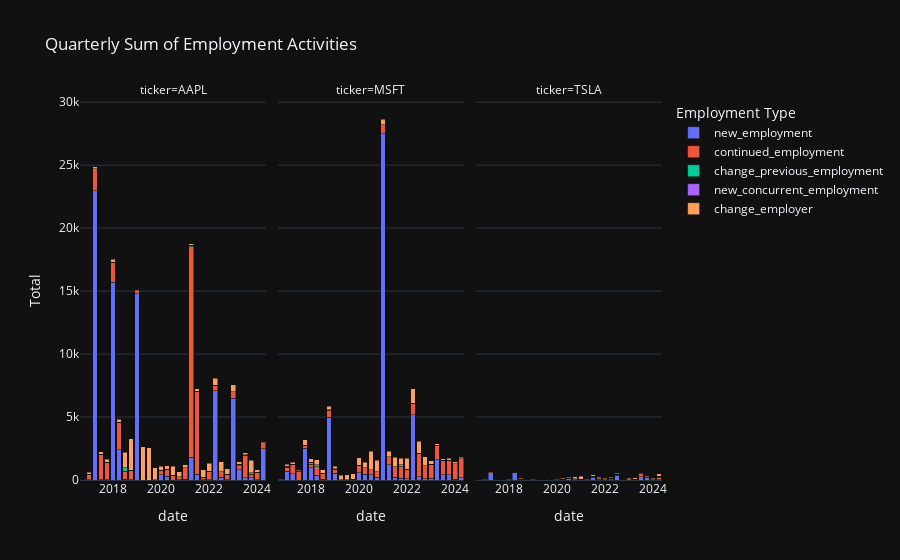

Here is the notebook cell this chart was saved with:
### Code cell
# Group by ticker and resample quarterly, summing up the specified columns
import pandas as pd

df_resampled = df_visa.groupby('ticker').resample('Q', level='date').agg({
    'new_employment': 'sum',
    'continued_employment': 'sum',
    'change_previous_employment': 'sum',
    'new_concurrent_employment': 'sum',
    'change_employer': 'sum'
}).reset_index()

df_resampled = df_resampled[df_resampled['date'] >= pd.Timestamp('2016-09-01')]


# Reshape the DataFrame from wide to long format for easier plotting with Plotly
df_long = df_resampled.melt(id_vars=['ticker', 'date'], var_name='Employment Type', value_name='Total')

# Create the stacked bar chart
fig = px.bar(df_long, 
             x='date', 
             y='Total', 
             color='Employment Type', 
             barmode='stack',
             facet_col='ticker',  # Use this if you want separate charts for each ticker
             title='Quarterly Sum of Employment Activities')

# Show the plot
fig.show()

### Figure 1 — Plotly figure (JSON) as saved in the notebook; plotly's stock layout.template omitted (floating-point values rounded to 4 significant figures)
{"data": [{"alignmentgroup": "True", "hovertemplate": "Employment Type=new_employment<br>ticker=AAPL<br>date=%{x}<br>Total=%{y}<extra></extra>", "legendgroup": "new_employment", "marker": {"color": "#636efa", "pattern": {"shape": ""}}, "name": "new_employment", "offsetgroup": "new_employment", "orientation": "v", "showlegend": true, "textposition": "auto", "type": "bar", "x": ["2016-09-30T00:00:00", "2016-12-31T00:00:00", "2017-03-31T00:00:00", "2017-06-30T00:00:00", "2017-09-30T00:00:00", "2017-12-31T00:00:00", "2018-03-31T00:00:00", "2018-06-30T00:00:00", "2018-09-30T00:00:00", "2018-12-31T00:00:00", "2019-03-31T00:00:00", "2019-06-30T00:00:00", "2019-09-30T00:00:00", "2019-12-31T00:00:00", "2020-03-31T00:00:00", "2020-06-30T00:00:00", "2020-09-30T00:00:00", "2020-12-31T00:00:00", "2021-03-31T00:00:00", "2021-06-30T00:00:00", "2021-09-30T00:00:00", "2021-12-31T00:00:00", "2022-03-31T00:00:00", "2022-06-30T00:00:00", "2022-09-30T00:00:00", "2022-12-31T00:00:00", "2023-03-31T00:00:00", "2023-06-30T00:00:00", "2023-09-30T00:00:00", "2023-12-31T00:00:00", "2024-03-31T00:00:00"], "xaxis": "x", "y": [10, 22, 22974, 22, 22, 15721, 2383, 68, 6, 14804, 0, 0, 9, 408, 286, 0, 24, 74, 1824, 462, 24, 6, 7070, 235, 22, 6488, 798, 197, 168, 21, 2492], "yaxis": "y"}, {"alignmentgroup": "True", "hovertemplate": "Employment Type=new_employment<br>ticker=MSFT<br>date=%{x}<br>Total=%{y}<extra></extra>", "legendgroup": "new_employment", "marker": {"color": "#636efa", "pattern": {"shape": ""}}, "name": "new_employment", "offsetgroup": "new_employment", "orientation": "v", "showlegend": false, "textposition": "auto", "type": "bar", "x": ["2016-09-30T00:00:00", "2016-12-31T00:00:00", "2017-03-31T00:00:00", "2017-06-30T00:00:00", "2017-09-30T00:00:00", "2017-12-31T00:00:00", "2018-03-31T00:00:00", "2018-06-30T00:00:00", "2018-09-30T00:00:00", "2018-12-31T00:00:00", "2019-03-31T00:00:00", "2019-06-30T00:00:00", "2019-09-30T00:00:00", "2019-12-31T00:00:00", "2020-03-31T00:00:00", "2020-06-30T00:00:00", "2020-09-30T00:00:00", "2020-12-31T00:00:00", "2021-03-31T00:00:00", "2021-06-30T00:00:00", "2021-09-30T00:00:00", "2021-12-31T00:00:00", "2022-03-31T00:00:00", "2022-06-30T00:00:00", "2022-09-30T00:00:00", "2022-12-31T00:00:00", "2023-03-31T00:00:00", "2023-06-30T00:00:00", "2023-09-30T00:00:00", "2023-12-31T00:00:00", "2024-03-31T00:00:00"], "xaxis": "x2", "y": [18, 682, 511, 0, 2508, 957, 372, 53, 4965, 542, 0, 0, 0, 568, 454, 399, 233, 27503, 1229, 205, 135, 89, 5188, 260, 101, 126, 1627, 437, 437, 54, 180], "yaxis": "y2"}, {"alignmentgroup": "True", "hovertemplate": "Employment Type=new_employment<br>ticker=TSLA<br>date=%{x}<br>Total=%{y}<extra></extra>", "legendgroup": "new_employment", "marker": {"color": "#636efa", "pattern": {"shape": ""}}, "name": "new_employment", "offsetgroup": "new_employment", "orientation": "v", "showlegend": false, "textposition": "auto", "type": "bar", "x": ["2016-09-30T00:00:00", "2016-12-31T00:00:00", "2017-03-31T00:00:00", "2017-06-30T00:00:00", "2017-09-30T00:00:00", "2017-12-31T00:00:00", "2018-03-31T00:00:00", "2018-06-30T00:00:00", "2018-09-30T00:00:00", "2018-12-31T00:00:00", "2019-03-31T00:00:00", "2019-06-30T00:00:00", "2019-09-30T00:00:00", "2019-12-31T00:00:00", "2020-03-31T00:00:00", "2020-06-30T00:00:00", "2020-09-30T00:00:00", "2020-12-31T00:00:00", "2021-03-31T00:00:00", "2021-06-30T00:00:00", "2021-09-30T00:00:00", "2021-12-31T00:00:00", "2022-03-31T00:00:00", "2022-06-30T00:00:00", "2022-09-30T00:00:00", "2022-12-31T00:00:00", "2023-03-31T00:00:00", "2023-06-30T00:00:00", "2023-09-30T00:00:00", "2023-12-31T00:00:00", "2024-03-31T00:00:00"], "xaxis": "x3", "y": [2, 4, 592, 11, 16, 14, 612, 10, 10, 2, 0, 0, 0, 2, 10, 136, 32, 4, 2, 219, 63, 40, 4, 395, 16, 0, 10, 254, 222, 10, 1], "yaxis": "y3"}, {"alignmentgroup": "True", "hovertemplate": "Employment Type=continued_employment<br>ticker=AAPL<br>date=%{x}<br>Total=%{y}<extra></extra>", "legendgroup": "continued_employment", "marker": {"color": "#EF553B", "pattern": {"shape": ""}}, "name": "continued_employment", "offsetgroup": "continued_employment", "orientation": "v", "showlegend": true, "textposition": "auto", "type": "bar", "x": ["2016-09-30T00:00:00", "2016-12-31T00:00:00", "2017-03-31T00:00:00", "2017-06-30T00:00:00", "2017-09-30T00:00:00", "2017-12-31T00:00:00", "2018-03-31T00:00:00", "2018-06-30T00:00:00", "2018-09-30T00:00:00", "2018-12-31T00:00:00", "2019-03-31T00:00:00", "2019-06-30T00:00:00", "2019-09-30T00:00:00", "2019-12-31T00:00:00", "2020-03-31T00:00:00", "2020-06-30T00:00:00", "2020-09-30T00:00:00", "2020-12-31T00:00:00", "2021-03-31T00:00:00", "2021-06-30T00:00:00", "2021-09-30T00:00:00", "2021-12-31T00:00:00", "2022-03-31T00:00:00", "2022-06-30T00:00:00", "2022-09-30T00:00:00", "2022-12-31T00:00:00", "2023-03-31T00:00:00", "2023-06-30T00:00:00", "2023-09-30T00:00:00", "2023-12-31T00:00:00", "2024-03-31T00:00:00"], "xaxis": "x", "y": [1, 430, 1729, 2014, 1384, 1559, 2221, 613, 752, 216, 0, 0, 29, 350, 518, 383, 252, 917, 16691, 6540, 160, 688, 445, 434, 451, 514, 352, 1784, 294, 552, 454], "yaxis": "y"}, {"alignmentgroup": "True", "hovertemplate": "Employment Type=continued_employment<br>ticker=MSFT<br>date=%{x}<br>Total=%{y}<extra></extra>", "legendgroup": "continued_employment", "marker": {"color": "#EF553B", "pattern": {"shape": ""}}, "name": "continued_employment", "offsetgroup": "continued_employment", "orientation": "v", "showlegend": false, "textposition": "auto", "type": "bar", "x": ["2016-09-30T00:00:00", "2016-12-31T00:00:00", "2017-03-31T00:00:00", "2017-06-30T00:00:00", "2017-09-30T00:00:00", "2017-12-31T00:00:00", "2018-03-31T00:00:00", "2018-06-30T00:00:00", "2018-09-30T00:00:00", "2018-12-31T00:00:00", "2019-03-31T00:00:00", "2019-06-30T00:00:00", "2019-09-30T00:00:00", "2019-12-31T00:00:00", "2020-03-31T00:00:00", "2020-06-30T00:00:00", "2020-09-30T00:00:00", "2020-12-31T00:00:00", "2021-03-31T00:00:00", "2021-06-30T00:00:00", "2021-09-30T00:00:00", "2021-12-31T00:00:00", "2022-03-31T00:00:00", "2022-06-30T00:00:00", "2022-09-30T00:00:00", "2022-12-31T00:00:00", "2023-03-31T00:00:00", "2023-06-30T00:00:00", "2023-09-30T00:00:00", "2023-12-31T00:00:00", "2024-03-31T00:00:00"], "xaxis": "x2", "y": [17, 327, 708, 710, 220, 278, 678, 474, 582, 330, 0, 0, 41, 604, 501, 432, 438, 709, 612, 844, 919, 711, 921, 1856, 1050, 1113, 1139, 1112, 1120, 1256, 1517], "yaxis": "y2"}, {"alignmentgroup": "True", "hovertemplate": "Employment Type=continued_employment<br>ticker=TSLA<br>date=%{x}<br>Total=%{y}<extra></extra>", "legendgroup": "continued_employment", "marker": {"color": "#EF553B", "pattern": {"shape": ""}}, "name": "continued_employment", "offsetgroup": "continued_employment", "orientation": "v", "showlegend": false, "textposition": "auto", "type": "bar", "x": ["2016-09-30T00:00:00", "2016-12-31T00:00:00", "2017-03-31T00:00:00", "2017-06-30T00:00:00", "2017-09-30T00:00:00", "2017-12-31T00:00:00", "2018-03-31T00:00:00", "2018-06-30T00:00:00", "2018-09-30T00:00:00", "2018-12-31T00:00:00", "2019-03-31T00:00:00", "2019-06-30T00:00:00", "2019-09-30T00:00:00", "2019-12-31T00:00:00", "2020-03-31T00:00:00", "2020-06-30T00:00:00", "2020-09-30T00:00:00", "2020-12-31T00:00:00", "2021-03-31T00:00:00", "2021-06-30T00:00:00", "2021-09-30T00:00:00", "2021-12-31T00:00:00", "2022-03-31T00:00:00", "2022-06-30T00:00:00", "2022-09-30T00:00:00", "2022-12-31T00:00:00", "2023-03-31T00:00:00", "2023-06-30T00:00:00", "2023-09-30T00:00:00", "2023-12-31T00:00:00", "2024-03-31T00:00:00"], "xaxis": "x3", "y": [0, 34, 44, 20, 20, 10, 19, 31, 14, 19, 0, 0, 3, 33, 46, 12, 53, 70, 128, 92, 47, 40, 131, 64, 60, 33, 69, 258, 39, 105, 204], "yaxis": "y3"}, {"alignmentgroup": "True", "hovertemplate": "Employment Type=change_previous_employment<br>ticker=AAPL<br>date=%{x}<br>Total=%{y}<extra></extra>", "legendgroup": "change_previous_employment", "marker": {"color": "#00cc96", "pattern": {"shape": ""}}, "name": "change_previous_employment", "offsetgroup": "change_previous_employment", "orientation": "v", "showlegend": true, "textposition": "auto", "type": "bar", "x": ["2016-09-30T00:00:00", "2016-12-31T00:00:00", "2017-03-31T00:00:00", "2017-06-30T00:00:00", "2017-09-30T00:00:00", "2017-12-31T00:00:00", "2018-03-31T00:00:00", "2018-06-30T00:00:00", "2018-09-30T00:00:00", "2018-12-31T00:00:00", "2019-03-31T00:00:00", "2019-06-30T00:00:00", "2019-09-30T00:00:00", "2019-12-31T00:00:00", "2020-03-31T00:00:00", "2020-06-30T00:00:00", "2020-09-30T00:00:00", "2020-12-31T00:00:00", "2021-03-31T00:00:00", "2021-06-30T00:00:00", "2021-09-30T00:00:00", "2021-12-31T00:00:00", "2022-03-31T00:00:00", "2022-06-30T00:00:00", "2022-09-30T00:00:00", "2022-12-31T00:00:00", "2023-03-31T00:00:00", "2023-06-30T00:00:00", "2023-09-30T00:00:00", "2023-12-31T00:00:00", "2024-03-31T00:00:00"], "xaxis": "x", "y": [0, 0, 0, 0, 0, 0, 0, 300, 3, 0, 0, 0, 0, 0, 50, 0, 0, 0, 144, 32, 32, 0, 15, 0, 0, 0, 82, 28, 98, 59, 7], "yaxis": "y"}, {"alignmentgroup": "True", "hovertemplate": "Employment Type=change_previous_employment<br>ticker=MSFT<br>date=%{x}<br>Total=%{y}<extra></extra>", "legendgroup": "change_previous_employment", "marker": {"color": "#00cc96", "pattern": {"shape": ""}}, "name": "change_previous_employment", "offsetgroup": "change_previous_employment", "orientation": "v", "showlegend": false, "textposition": "auto", "type": "bar", "x": ["2016-09-30T00:00:00", "2016-12-31T00:00:00", "2017-03-31T00:00:00", "2017-06-30T00:00:00", "2017-09-30T00:00:00", "2017-12-31T00:00:00", "2018-03-31T00:00:00", "2018-06-30T00:00:00", "2018-09-30T00:00:00", "2018-12-31T00:00:00", "2019-03-31T00:00:00", "2019-06-30T00:00:00", "2019-09-30T00:00:00", "2019-12-31T00:00:00", "2020-03-31T00:00:00", "2020-06-30T00:00:00", "2020-09-30T00:00:00", "2020-12-31T00:00:00", "2021-03-31T00:00:00", "2021-06-30T00:00:00", "2021-09-30T00:00:00", "2021-12-31T00:00:00", "2022-03-31T00:00:00", "2022-06-30T00:00:00", "2022-09-30T00:00:00", "2022-12-31T00:00:00", "2023-03-31T00:00:00", "2023-06-30T00:00:00", "2023-09-30T00:00:00", "2023-12-31T00:00:00", "2024-03-31T00:00:00"], "xaxis": "x2", "y": [0, 95, 42, 31, 51, 176, 144, 5, 33, 15, 26, 27, 0, 0, 0, 0, 0, 0, 0, 0, 155, 35, 0, 0, 0, 0, 0, 0, 0, 0, 0], "yaxis": "y2"}, {"alignmentgroup": "True", "hovertemplate": "Employment Type=change_previous_employment<br>ticker=TSLA<br>date=%{x}<br>Total=%{y}<extra></extra>", "legendgroup": "change_previous_employment", "marker": {"color": "#00cc96", "pattern": {"shape": ""}}, "name": "change_previous_employment", "offsetgroup": "change_previous_employment", "orientation": "v", "showlegend": false, "textposition": "auto", "type": "bar", "x": ["2016-09-30T00:00:00", "2016-12-31T00:00:00", "2017-03-31T00:00:00", "2017-06-30T00:00:00", "2017-09-30T00:00:00", "2017-12-31T00:00:00", "2018-03-31T00:00:00", "2018-06-30T00:00:00", "2018-09-30T00:00:00", "2018-12-31T00:00:00", "2019-03-31T00:00:00", "2019-06-30T00:00:00", "2019-09-30T00:00:00", "2019-12-31T00:00:00", "2020-03-31T00:00:00", "2020-06-30T00:00:00", "2020-09-30T00:00:00", "2020-12-31T00:00:00", "2021-03-31T00:00:00", "2021-06-30T00:00:00", "2021-09-30T00:00:00", "2021-12-31T00:00:00", "2022-03-31T00:00:00", "2022-06-30T00:00:00", "2022-09-30T00:00:00", "2022-12-31T00:00:00", "2023-03-31T00:00:00", "2023-06-30T00:00:00", "2023-09-30T00:00:00", "2023-12-31T00:00:00", "2024-03-31T00:00:00"], "xaxis": "x3", "y": [0, 0, 3, 17, 5, 1, 5, 12, 21, 7, 4, 2, 2, 0, 0, 0, 0, 4, 0, 0, 0, 0, 2, 0, 0, 0, 0, 0, 0, 0, 101], "yaxis": "y3"}, {"alignmentgroup": "True", "hovertemplate": "Employment Type=new_concurrent_employment<br>ticker=AAPL<br>date=%{x}<br>Total=%{y}<extra></extra>", "legendgroup": "new_concurrent_employment", "marker": {"color": "#ab63fa", "pattern": {"shape": ""}}, "name": "new_concurrent_employment", "offsetgroup": "new_concurrent_employment", "orientation": "v", "showlegend": true, "textposition": "auto", "type": "bar", "x": ["2016-09-30T00:00:00", "2016-12-31T00:00:00", "2017-03-31T00:00:00", "2017-06-30T00:00:00", "2017-09-30T00:00:00", "2017-12-31T00:00:00", "2018-03-31T00:00:00", "2018-06-30T00:00:00", "2018-09-30T00:00:00", "2018-12-31T00:00:00", "2019-03-31T00:00:00", "2019-06-30T00:00:00", "2019-09-30T00:00:00", "2019-12-31T00:00:00", "2020-03-31T00:00:00", "2020-06-30T00:00:00", "2020-09-30T00:00:00", "2020-12-31T00:00:00", "2021-03-31T00:00:00", "2021-06-30T00:00:00", "2021-09-30T00:00:00", "2021-12-31T00:00:00", "2022-03-31T00:00:00", "2022-06-30T00:00:00", "2022-09-30T00:00:00", "2022-12-31T00:00:00", "2023-03-31T00:00:00", "2023-06-30T00:00:00", "2023-09-30T00:00:00", "2023-12-31T00:00:00", "2024-03-31T00:00:00"], "xaxis": "x", "y": [0, 0, 0, 0, 0, 0, 0, 0, 0, 0, 0, 0, 0, 0, 0, 0, 0, 0, 0, 0, 0, 0, 0, 0, 0, 0, 0, 0, 0, 0, 0], "yaxis": "y"}, {"alignmentgroup": "True", "hovertemplate": "Employment Type=new_concurrent_employment<br>ticker=MSFT<br>date=%{x}<br>Total=%{y}<extra></extra>", "legendgroup": "new_concurrent_employment", "marker": {"color": "#ab63fa", "pattern": {"shape": ""}}, "name": "new_concurrent_employment", "offsetgroup": "new_concurrent_employment", "orientation": "v", "showlegend": false, "textposition": "auto", "type": "bar", "x": ["2016-09-30T00:00:00", "2016-12-31T00:00:00", "2017-03-31T00:00:00", "2017-06-30T00:00:00", "2017-09-30T00:00:00", "2017-12-31T00:00:00", "2018-03-31T00:00:00", "2018-06-30T00:00:00", "2018-09-30T00:00:00", "2018-12-31T00:00:00", "2019-03-31T00:00:00", "2019-06-30T00:00:00", "2019-09-30T00:00:00", "2019-12-31T00:00:00", "2020-03-31T00:00:00", "2020-06-30T00:00:00", "2020-09-30T00:00:00", "2020-12-31T00:00:00", "2021-03-31T00:00:00", "2021-06-30T00:00:00", "2021-09-30T00:00:00", "2021-12-31T00:00:00", "2022-03-31T00:00:00", "2022-06-30T00:00:00", "2022-09-30T00:00:00", "2022-12-31T00:00:00", "2023-03-31T00:00:00", "2023-06-30T00:00:00", "2023-09-30T00:00:00", "2023-12-31T00:00:00", "2024-03-31T00:00:00"], "xaxis": "x2", "y": [0, 0, 0, 0, 0, 0, 0, 0, 0, 1, 0, 0, 0, 0, 0, 0, 0, 0, 0, 0, 0, 0, 0, 0, 0, 0, 0, 0, 0, 0, 0], "yaxis": "y2"}, {"alignmentgroup": "True", "hovertemplate": "Employment Type=new_concurrent_employment<br>ticker=TSLA<br>date=%{x}<br>Total=%{y}<extra></extra>", "legendgroup": "new_concurrent_employment", "marker": {"color": "#ab63fa", "pattern": {"shape": ""}}, "name": "new_concurrent_employment", "offsetgroup": "new_concurrent_employment", "orientation": "v", "showlegend": false, "textposition": "auto", "type": "bar", "x": ["2016-09-30T00:00:00", "2016-12-31T00:00:00", "2017-03-31T00:00:00", "2017-06-30T00:00:00", "2017-09-30T00:00:00", "2017-12-31T00:00:00", "2018-03-31T00:00:00", "2018-06-30T00:00:00", "2018-09-30T00:00:00", "2018-12-31T00:00:00", "2019-03-31T00:00:00", "2019-06-30T00:00:00", "2019-09-30T00:00:00", "2019-12-31T00:00:00", "2020-03-31T00:00:00", "2020-06-30T00:00:00", "2020-09-30T00:00:00", "2020-12-31T00:00:00", "2021-03-31T00:00:00", "2021-06-30T00:00:00", "2021-09-30T00:00:00", "2021-12-31T00:00:00", "2022-03-31T00:00:00", "2022-06-30T00:00:00", "2022-09-30T00:00:00", "2022-12-31T00:00:00", "2023-03-31T00:00:00", "2023-06-30T00:00:00", "2023-09-30T00:00:00", "2023-12-31T00:00:00", "2024-03-31T00:00:00"], "xaxis": "x3", "y": [0, 0, 0, 0, 0, 0, 0, 0, 0, 0, 0, 0, 0, 0, 0, 0, 0, 0, 0, 0, 0, 0, 0, 0, 0, 0, 0, 0, 0, 0, 0], "yaxis": "y3"}, {"alignmentgroup": "True", "hovertemplate": "Employment Type=change_employer<br>ticker=AAPL<br>date=%{x}<br>Total=%{y}<extra></extra>", "legendgroup": "change_employer", "marker": {"color": "#FFA15A", "pattern": {"shape": ""}}, "name": "change_employer", "offsetgroup": "change_employer", "orientation": "v", "showlegend": true, "textposition": "auto", "type": "bar", "x": ["2016-09-30T00:00:00", "2016-12-31T00:00:00", "2017-03-31T00:00:00", "2017-06-30T00:00:00", "2017-09-30T00:00:00", "2017-12-31T00:00:00", "2018-03-31T00:00:00", "2018-06-30T00:00:00", "2018-09-30T00:00:00", "2018-12-31T00:00:00", "2019-03-31T00:00:00", "2019-06-30T00:00:00", "2019-09-30T00:00:00", "2019-12-31T00:00:00", "2020-03-31T00:00:00", "2020-06-30T00:00:00", "2020-09-30T00:00:00", "2020-12-31T00:00:00", "2021-03-31T00:00:00", "2021-06-30T00:00:00", "2021-09-30T00:00:00", "2021-12-31T00:00:00", "2022-03-31T00:00:00", "2022-06-30T00:00:00", "2022-09-30T00:00:00", "2022-12-31T00:00:00", "2023-03-31T00:00:00", "2023-06-30T00:00:00", "2023-09-30T00:00:00", "2023-12-31T00:00:00", "2024-03-31T00:00:00"], "xaxis": "x", "y": [11, 177, 170, 203, 239, 257, 224, 1205, 2527, 101, 2654, 2543, 932, 327, 291, 701, 376, 214, 120, 224, 603, 618, 545, 796, 430, 559, 234, 148, 1016, 165, 77], "yaxis": "y"}, {"alignmentgroup": "True", "hovertemplate": "Employment Type=change_employer<br>ticker=MSFT<br>date=%{x}<br>Total=%{y}<extra></extra>", "legendgroup": "change_employer", "marker": {"color": "#FFA15A", "pattern": {"shape": ""}}, "name": "change_employer", "offsetgroup": "change_employer", "orientation": "v", "showlegend": false, "textposition": "auto", "type": "bar", "x": ["2016-09-30T00:00:00", "2016-12-31T00:00:00", "2017-03-31T00:00:00", "2017-06-30T00:00:00", "2017-09-30T00:00:00", "2017-12-31T00:00:00", "2018-03-31T00:00:00", "2018-06-30T00:00:00", "2018-09-30T00:00:00", "2018-12-31T00:00:00", "2019-03-31T00:00:00", "2019-06-30T00:00:00", "2019-09-30T00:00:00", "2019-12-31T00:00:00", "2020-03-31T00:00:00", "2020-06-30T00:00:00", "2020-09-30T00:00:00", "2020-12-31T00:00:00", "2021-03-31T00:00:00", "2021-06-30T00:00:00", "2021-09-30T00:00:00", "2021-12-31T00:00:00", "2022-03-31T00:00:00", "2022-06-30T00:00:00", "2022-09-30T00:00:00", "2022-12-31T00:00:00", "2023-03-31T00:00:00", "2023-06-30T00:00:00", "2023-09-30T00:00:00", "2023-12-31T00:00:00", "2024-03-31T00:00:00"], "xaxis": "x2", "y": [10, 159, 139, 71, 399, 281, 432, 300, 284, 211, 352, 392, 441, 578, 446, 1457, 899, 454, 454, 768, 533, 911, 1121, 973, 692, 296, 118, 145, 167, 132, 93], "yaxis": "y2"}, {"alignmentgroup": "True", "hovertemplate": "Employment Type=change_employer<br>ticker=TSLA<br>date=%{x}<br>Total=%{y}<extra></extra>", "legendgroup": "change_employer", "marker": {"color": "#FFA15A", "pattern": {"shape": ""}}, "name": "change_employer", "offsetgroup": "change_employer", "orientation": "v", "showlegend": false, "textposition": "auto", "type": "bar", "x": ["2016-09-30T00:00:00", "2016-12-31T00:00:00", "2017-03-31T00:00:00", "2017-06-30T00:00:00", "2017-09-30T00:00:00", "2017-12-31T00:00:00", "2018-03-31T00:00:00", "2018-06-30T00:00:00", "2018-09-30T00:00:00", "2018-12-31T00:00:00", "2019-03-31T00:00:00", "2019-06-30T00:00:00", "2019-09-30T00:00:00", "2019-12-31T00:00:00", "2020-03-31T00:00:00", "2020-06-30T00:00:00", "2020-09-30T00:00:00", "2020-12-31T00:00:00", "2021-03-31T00:00:00", "2021-06-30T00:00:00", "2021-09-30T00:00:00", "2021-12-31T00:00:00", "2022-03-31T00:00:00", "2022-06-30T00:00:00", "2022-09-30T00:00:00", "2022-12-31T00:00:00", "2023-03-31T00:00:00", "2023-06-30T00:00:00", "2023-09-30T00:00:00", "2023-12-31T00:00:00", "2024-03-31T00:00:00"], "xaxis": "x3", "y": [0, 35, 30, 69, 48, 31, 32, 74, 39, 38, 11, 17, 27, 40, 89, 77, 154, 226, 56, 92, 94, 108, 85, 66, 41, 121, 87, 36, 68, 77, 204], "yaxis": "y3"}], "layout": {"annotations": [{"font": {}, "showarrow": false, "text": "ticker=AAPL", "x": 0.16, "xanchor": "center", "xref": "paper", "y": 1, "yanchor": "bottom", "yref": "paper"}, {"font": {}, "showarrow": false, "text": "ticker=MSFT", "x": 0.5, "xanchor": "center", "xref": "paper", "y": 1, "yanchor": "bottom", "yref": "paper"}, {"font": {}, "showarrow": false, "text": "ticker=TSLA", "x": 0.84, "xanchor": "center", "xref": "paper", "y": 1, "yanchor": "bottom", "yref": "paper"}], "autosize": true, "barmode": "stack", "legend": {"title": {"text": "Employment Type"}, "tracegroupgap": 0}, "title": {"text": "Quarterly Sum of Employment Activities"}, "xaxis": {"anchor": "y", "autorange": true, "domain": [0, 0.32], "range": ["2016-08-16", "2024-05-15"], "title": {"text": "date"}, "type": "date"}, "xaxis2": {"anchor": "y2", "autorange": true, "domain": [0.34, 0.66], "matches": "x", "range": ["2016-08-16", "2024-05-15"], "title": {"text": "date"}, "type": "date"}, "xaxis3": {"anchor": "y3", "autorange": true, "domain": [0.68, 1.0], "matches": "x", "range": ["2016-08-16", "2024-05-15"], "title": {"text": "date"}, "type": "date"}, "yaxis": {"anchor": "x", "autorange": true, "domain": [0, 1], "range": [0, 30170.0], "title": {"text": "Total"}, "type": "linear"}, "yaxis2": {"anchor": "x2", "autorange": true, "domain": [0, 1], "matches": "y", "range": [0, 30170.0], "showticklabels": false, "type": "linear"}, "yaxis3": {"anchor": "x3", "autorange": true, "domain": [0, 1], "matches": "y", "range": [0, 30170.0], "showticklabels": false, "type": "linear"}}}
